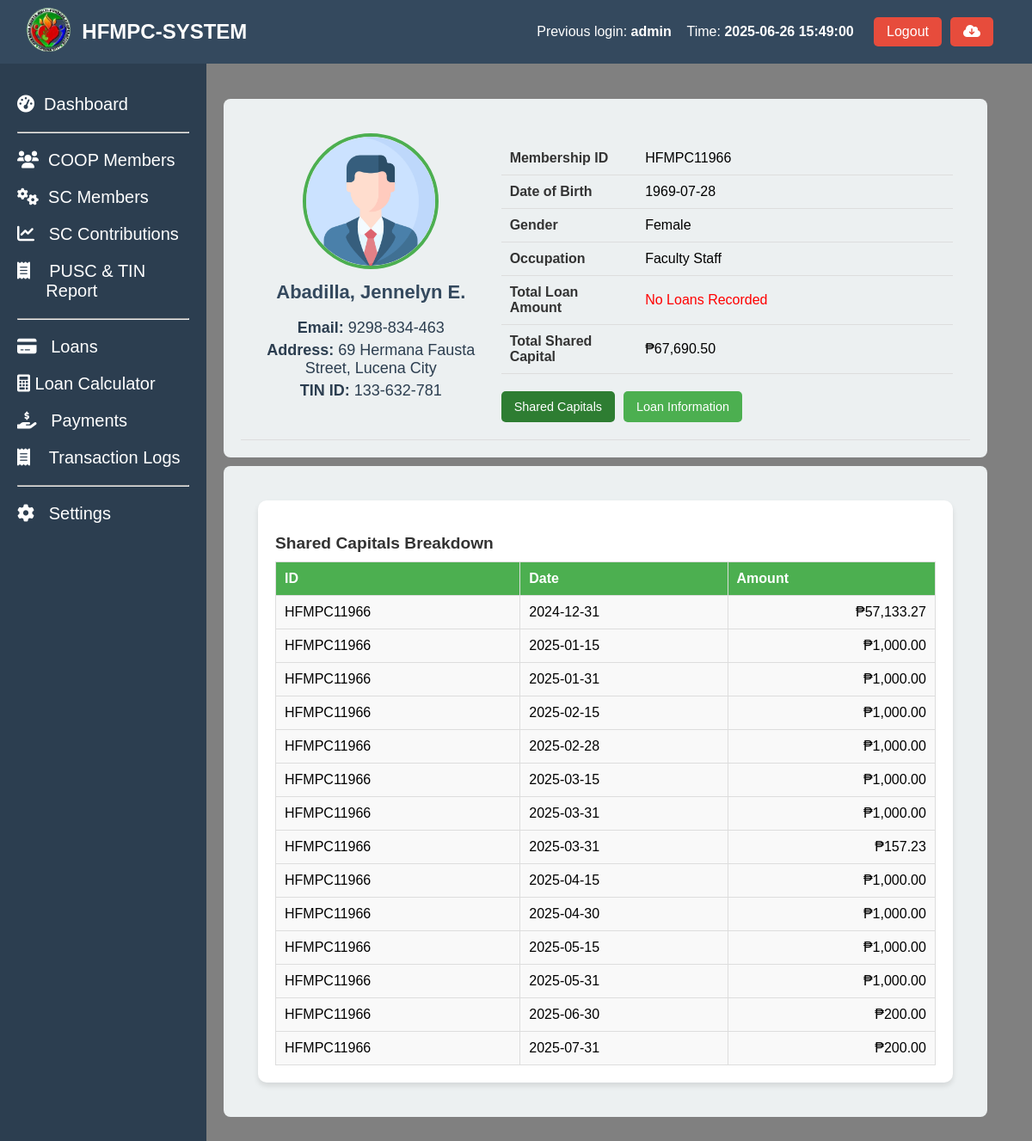
The page /coop_members_profile.php?id=HFMPC11966 (signed in) on the database its author committed.
### tables this page shows
CREATE TABLE `coop_members` (
  `coop_id` int(50) NOT NULL AUTO_INCREMENT,
  `membership_id` varchar(50) NOT NULL,
  `name_of_member` varchar(255) NOT NULL,
  `contact_number` varchar(20) NOT NULL,
  `tin` varchar(15) NOT NULL,
  `date_accepted` date NOT NULL,
  `bod_resolution` varchar(50) NOT NULL,
  `type_of_membership` varchar(50) NOT NULL,
  `shares_subscribed` decimal(10,2) NOT NULL,
  `amount_subscribed` decimal(10,2) NOT NULL,
  `initial_paid_up` decimal(10,2) NOT NULL,
  `address` text NOT NULL,
  `date_of_birth` date NOT NULL,
  `age` int(11) NOT NULL,
  `gender` varchar(20) DEFAULT NULL,
  `civil_status` varchar(50) DEFAULT NULL,
  `occupation` varchar(100) NOT NULL,
  `number_of_dependents` int(11) NOT NULL,
  `religious` varchar(100) NOT NULL,
  `annual_income` decimal(10,2) NOT NULL,
  `date_terminated` date DEFAULT NULL,
  `educational_attainment` varchar(50) DEFAULT NULL,
  `status` int(5) NOT NULL,
  `remarks` varchar(10) NOT NULL,
  `created_at` timestamp NOT NULL DEFAULT current_timestamp(),
  PRIMARY KEY (`coop_id`)
);

CREATE TABLE `shared_capital_amount` (
  `id` int(11) NOT NULL AUTO_INCREMENT,
  `Membership_ID` varchar(11) NOT NULL,
  `Name` varchar(100) NOT NULL,
  `Amount` decimal(10,2) NOT NULL,
  `OR_number` int(50) NOT NULL,
  `Date_Paid` date NOT NULL,
  `remarks` varchar(10) NOT NULL,
  PRIMARY KEY (`id`)
);

### coop_members_profile.php (the view, shortened to what this page needs)
<?php include 'header.php' ?>
<?php include 'sidebar.php' ?>
<link rel="stylesheet" href="assets/profile.css">
<?php
if (isset($_GET['id'])) {
    $membership_id = $_GET['id'];
    $sql = "SELECT * FROM coop_members WHERE membership_id = ?";
    $stmt = $conn->prepare($sql);
    $stmt->bind_param("s", $membership_id);
    $stmt->execute();
    $result = $stmt->get_result();
    if ($result->num_rows > 0) {
        $member = $result->fetch_assoc();
    } else {
        echo "No member found with ID: " . htmlspecialchars($membership_id);
        exit();
    }
    $shared_capitals_sql = "SELECT SUM(Amount) AS TotalSharedCapital FROM shared_capital_amount WHERE Membership_ID = ? AND (remarks IS NULL OR remarks != 'Deleted')";
    $stmt = $conn->prepare($shared_capitals_sql);
    $stmt->bind_param("s", $membership_id);
    $stmt->execute();
    $shared_capitals_result = $stmt->get_result();
    $shared_capitals = $shared_capitals_result->fetch_assoc();
    $total_shared_capital = $shared_capitals['TotalSharedCapital'];
    $shared_capitals_sql = "SELECT Date_Paid, Amount, Membership_ID FROM shared_capital_amount WHERE Membership_ID = ?  AND (remarks IS NULL OR remarks != 'Deleted') ";
    $stmt = $conn->prepare($shared_capitals_sql);
    $stmt->bind_param("s", $membership_id);
    $stmt->execute();
    $shared_capitals_result = $stmt->get_result();
    $shared_capitals = $shared_capitals_result->fetch_all(MYSQLI_ASSOC);
    $total_loans_sql = "SELECT SUM(balance_amount) AS TotalLoanAmount FROM coop_member_loans WHERE membership_id = ?";
    $stmt = $conn->prepare($total_loans_sql);
    $stmt->bind_param("s", $membership_id);
    $stmt->execute();
    $total_loans_result = $stmt->get_result();
    $total_loans = $total_loans_result->fetch_assoc();
    $total_loan_amount = $total_loans['TotalLoanAmount'];
} else {
    echo "No membership ID provided.";
    exit();
}
?>
<main class="content-member">
  <section class="stats-member">
    <div class="card-member">
      <div class="card-header-member">
      <div class="profile-card">
                <div class="profile-left">
                    <img src="profile.png" alt="Profile picture">
                    <div class="pinfo">
                        <h2><?php echo htmlspecialchars($member['name_of_member']); ?></h2>
                        <p><strong>Email:</strong> <?php echo htmlspecialchars($member['contact_number']); ?></p>
                        <p><strong>Address:</strong> <?php echo htmlspecialchars($member['address']); ?></p>
                        <p><strong>TIN ID:</strong> <?php echo htmlspecialchars($member['tin']); ?></p>
                    </div>
                </div>
                <div class="profile-right">
                    <table>
                        <tr>
                            <td>Membership ID</td>
                            <td><?php echo htmlspecialchars($member['membership_id']); ?></td>
                        </tr>
                        <tr>
                            <td>Date of Birth</td>
                            <td><?php echo htmlspecialchars($member['date_of_birth']); ?></td>
                        </tr>
                        <tr>
                            <td>Gender</td>
                            <td><?php echo htmlspecialchars($member['gender']); ?></td>
                        </tr>
                        <tr>
                            <td>Occupation</td>
                            <td><?php echo htmlspecialchars($member['occupation']); ?></td>
                        </tr>
                        <tr>
                            <td>Total Loan Amount</td>
                            <td><?php echo $total_loan_amount ? "₱" . number_format($total_loan_amount, 2) : '<span style="color:red;">No Loans Recorded</span>'; ?></td>
                        </tr>
                        <tr>
                            <td>Total Shared Capital</td>
                            <td><?php echo $total_shared_capital ? "₱" . number_format($total_shared_capital, 2) : '<span style="color:red;">No Updated Contribution</span>'; ?></td>
                        </tr>
                    </table>
                    <div class="button-container">
                        <button class="button active" id="shared-capitals-btn">Shared Capitals</button>
                        <button class="button" id="loan-information-btn">Loan Information</button>
                    </div>
                </div>
            </div>
      </div>
    </div>
    <div class="card-member">
      <div class="card-header-member">
            <div class="second-content">
                <div id="shared-capitals-section" class="section active">
                    <h3>Shared Capitals Breakdown</h3>
                    <table>
                        <thead>
                            <tr>
                                <th>ID</th>
                                <th>Date</th>
                                <th>Amount</th>
                            </tr>
                        </thead>
                        <tbody>
                        <?php if (!empty($shared_capitals)): ?>
                            <?php foreach ($shared_capitals as $capital): ?>
                                <tr>
                                    <td><?php echo htmlspecialchars($capital['Membership_ID']); ?></td>
                                    <td><?php echo htmlspecialchars($capital['Date_Paid']); ?></td>
                                    <td style="text-align: right;"><?php echo "₱" . number_format($capital['Amount'], 2); ?></td>
                                </tr>
                            <?php endforeach; ?>
                            <?php else: ?>
                                <tr>
                                    <td colspan="3" style="text-align: center; color: red;">No Shared Capitals Contribution Recorded</td>
                                </tr>
                            <?php endif; ?>
                        </tbody>
                    </table>
                </div>
            </div>
      </div>
    </div>
  </section>
</main>

### header.php (shortened to what this page needs)
<?php
include 'config/config.php';
$previous_user = null;
$sql_prev = "SELECT id, username, login_time FROM login_activity ORDER BY login_time DESC LIMIT 1 OFFSET 1";
$result_prev = $conn->query($sql_prev);
if ($result_prev->num_rows > 0) {
    $previous_user = $result_prev->fetch_assoc();
}
?>
<!DOCTYPE html>
<html lang="en">
<head>
  <link rel="stylesheet" href="https://cdnjs.cloudflare.com/ajax/libs/font-awesome/6.0.0-beta3/css/all.min.css">
  <link rel="stylesheet" href="assets/styles.css">
</head>
<body>
<header class="header">
  <div class="header-content">
    <div class="dashboard-left">
      <a href="index.php"><img src="logo.png" alt="Logo" class="dashboard-logo" width="20%"></a>
      <h1> HFMPC-SYSTEM</h1>
    </div>
    <div class="admin-info">
      <?php if ($previous_user): ?>
        <div class="previous-login-info" style="text-align: right; display: flex; justify-content: space-between;">
          <p>Previous login: <strong><?php echo htmlspecialchars($previous_user['username']); ?></strong></p> &nbsp&nbsp&nbsp&nbsp
          <p>Time: <strong><?php echo htmlspecialchars($previous_user['login_time']); ?></strong></p>&nbsp&nbsp&nbsp
        </div>
      <?php else: ?>
        <p class="previous-login-info">No previous login records found.</p>
      <?php endif; ?>
      <button class="logout-btn" onclick="confirmLogout();">Logout</button>
      <form method="post" action="backup.php" onsubmit="return confirmBackup();">
          <button class="logout-btn" type="submit" name="backup"><i class="fas fa-cloud-download-alt"></i></button>
      </form>
    </div>
  </div>
</header>
</body>
</html>

### assets/styles.css (style rules this page uses)
body { font-family: Arial, sans-serif; margin: 0; height: 100vh; display: flex; flex-direction: column; }
header { background-color: #34495e; color: white; padding: 5px; width: 100%; display: flex; justify-content: space-between; align-items: center; position: fixed; z-index: 10; }
header h1 { font-size: 24px; }
.header-content { display: flex; justify-content: space-between; width: 100%; padding-right: 50px; padding-left: 20px; }
.admin-info { display: flex; align-items: center; gap: 10px; }
.logout-btn { background-color: #e74c3c; color: white; border: none; padding: 8px 15px; cursor: pointer; font-size: 16px; border-radius: 5px; }
.logout-btn { background-color: #e74c3c; color: white; border: none; padding: 8px 15px; cursor: pointer; }
.dashboard-left { display: flex; align-items: center; gap: 10px; }
.dashboard-logo { height: 60px; width: auto; object-fit: contain; }

### assets/profile.css (style rules this page uses)
.profile-card { display: flex; gap: 20px; padding: 20px; border-bottom: 1px solid #ddd; }
.profile-left { text-align: center; flex: 1; }
.profile-left img { width: 150px; height: 150px; border-radius: 50%; object-fit: cover; border: 4px solid #4CAF50; }
.pinfo h2 { margin-top: 10px; font-size: 1.5rem; color: #333; }
.pinfo p { margin: 5px 0; font-size: 0.9rem; color: #666; }
.profile-right { flex: 2; }
.profile-right table { width: 100%; margin-top: 10px; border-collapse: collapse; }
.profile-right table td { padding: 10px; border-bottom: 1px solid #ddd; }
.profile-right table td:first-child { font-weight: bold; color: #333; width: 30%; }
.button-container { margin-top: 20px; display: flex; gap: 10px; }
.button { padding: 10px 15px; font-size: 0.9rem; border: none; border-radius: 5px; background-color: #4CAF50; color: white; cursor: pointer; transition: background 0.3s; }
.button.active { background-color: #2e7d32; }
.second-content { padding: 20px; }
.section { display: none; background: #fff; padding: 20px; border-radius: 10px; box-shadow: 0 4px 6px rgba(0, 0, 0, 0.1); }
.section h3 { margin-bottom: 10px; font-size: 1.2rem; color: #333; }
.section table { width: 100%; border-collapse: collapse; margin-top: 10px; }
.section table th, .section table td { padding: 10px; border: 1px solid #ddd; text-align: left; }
.section table th { background-color: #4CAF50; color: white; }
.section table td { background-color: #f9f9f9; }
.section.active { display: block; }
.content-member { background-color: gray; margin-left: 150px; padding: 100px; margin-top: 5px; flex-grow: 1; height: 100vh; overflow-y: auto; position: relative; display: block; flex-direction: column; }
.stats-member { margin-top: 10px; width: 105%; }
.card-member { background-color: #ecf0f1; border-radius: 8px; padding: 20px; width: 95%; margin-left: 10px; position:relative; display: block; flex-direction: column; margin-top: 10px; }
.card-member h2 { font-size: 22px; color: #34495e; }
.card-member p { font-size: 18px; color: #2c3e50; }

### rows shown on the page
coop_members: name_of_member "Abadilla, Jennelyn E.", contact_number "9298-834-463", address "69 Hermana Fausta Street, Lucena City", tin "133-632-781", membership "HFMPC11966", date_of_birth "1969-07-28", gender "Female", occupation "Faculty Staff"
shared_capital_amount: Membership_ID "HFMPC11966", Date_Paid "2024-12-31", Amount "57,133.27"
shared_capital_amount: Membership_ID "HFMPC11966", Date_Paid "2025-01-15", Amount "1,000.00"
shared_capital_amount: Membership_ID "HFMPC11966", Date_Paid "2025-01-31", Amount "1,000.00"
shared_capital_amount: Membership_ID "HFMPC11966", Date_Paid "2025-02-15", Amount "1,000.00"
shared_capital_amount: Membership_ID "HFMPC11966", Date_Paid "2025-02-28", Amount "1,000.00"
shared_capital_amount: Membership_ID "HFMPC11966", Date_Paid "2025-03-15", Amount "1,000.00"
shared_capital_amount: Membership_ID "HFMPC11966", Date_Paid "2025-03-31", Amount "1,000.00"
shared_capital_amount: Membership_ID "HFMPC11966", Date_Paid "2025-03-31", Amount "157.23"
shared_capital_amount: Membership_ID "HFMPC11966", Date_Paid "2025-04-15", Amount "1,000.00"
shared_capital_amount: Membership_ID "HFMPC11966", Date_Paid "2025-04-30", Amount "1,000.00"
shared_capital_amount: Membership_ID "HFMPC11966", Date_Paid "2025-05-15", Amount "1,000.00"
shared_capital_amount: Membership_ID "HFMPC11966", Date_Paid "2025-05-31", Amount "1,000.00"
shared_capital_amount: Membership_ID "HFMPC11966", Date_Paid "2025-06-30", Amount "200.00"
shared_capital_amount: Membership_ID "HFMPC11966", Date_Paid "2025-07-31", Amount "200.00"

### other values the page prints
$previous_user['username'] "admin"
$previous_user['login_time'] "2025-06-26 15:49:00"
$total_shared_capital "67,690.50"
